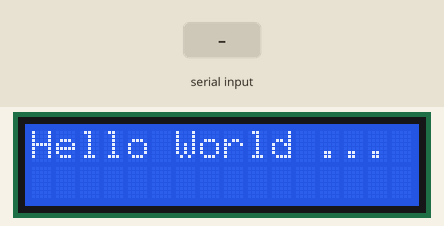
Simulated run of this sketch. Board: Arduino Uno, built with avr-gcc and run on an emulated ATmega328P. On the bench: 16×2 character LCD. The test bench sets the inputs (shaded band).

Above: at 1.2 s.
1.3 s: "]" received over Serial
At 1.8 s:
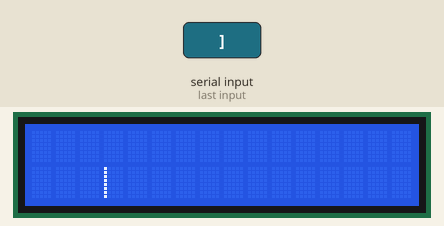
Timing chart, 0 to 4.3 s (numbered marks = the images above; inputs shaded):
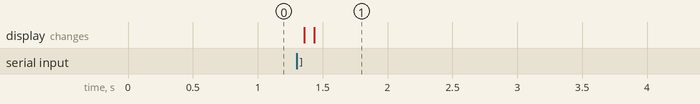

Measured:
- after the input at 1.3 s, the display: first changes after 0.06 s (image 1 shows a later state)

The sketch:

badappleLCD1602.ino
```cpp
#include <Wire.h>
#include <LiquidCrystal_PCF8574.h>
LiquidCrystal_PCF8574 gLCD(0x27);

void setup()
{
    Wire.begin();
    Wire.beginTransmission(0x27);
    Wire.endTransmission();

    gLCD.setBacklight(255);
    Serial.begin(9600);
    gLCD.clear();
    gLCD.begin(16, 2);
    gLCD.home();
    gLCD.print("Hello World ...");
    // 打开，并播放hello world
}

char NewDigit;
char digits[40];
char buffer[8]; //buffer是一个5*8的单元
bool NewInput = false;
bool StartShow = false;
bool CursorMoveOn = false;
bool CursorNewLine = false;

int ls = 0;

void loop()
{

    // CursorMoveOn 确定了进行到第几个5*8单元，通过输入[来启动
    if (CursorMoveOn == true)
    {
        CursorMoveOn = false;
        // gLCD.setCursor(ls,row);
        // gLCD.write('TEST');
        if (ls < 7)
        {
            ls = ls + 1;
            return;
        }
        ls = 0;
        return;
    }

    // make 5*8 matrix
    if (NewInput == false && StartShow == false)
        return;
    if (NewInput == true)
    {
        NewInput = false;
        for (int i = 0; i < 39; i++)
            digits[i] = digits[i + 1];
        digits[39] = NewDigit; //digits中都是‘’的字符形式
    }

    // show 5*8，这部分生成了一个5*8的单元，通过Buffer保存在LCD的ls位置
    if (StartShow == false)
        return;
    StartShow = false;
    for (int i = 0; i < 8; i++)
    {

        buffer[i] = 0 + (digits[i * 5] - '0') * 16 + (digits[i * 5 + 1] - '0') * 8 + (digits[i * 5 + 2] - '0') * 4 + (digits[i * 5 + 3] - '0') * 2 + (digits[i * 5 + 4] - '0') * 1;
        gLCD.createChar(ls, buffer); //将buffer保存到ls
    }

    if (ls == 0) //完成了8个5*8单元时，开始刷新屏幕
    {
        gLCD.clear();
        gLCD.begin(16, 2);
        gLCD.home();
        gLCD.setCursor(0, 0);

        for (int i = 0; i < 4; i++)
        {
            gLCD.write(byte(i + 1));
        }

        gLCD.setCursor(0, 1);
        for (int i = 0; i < 3; i++)
        {
            gLCD.write(byte(i + 5));
        }

        gLCD.write(byte(0));
    }
}

void serialEvent()
{
    if (!Serial.available())
        return;
    NewDigit = (char)Serial.read();
    if ((NewDigit >= '0') && (NewDigit <= '1'))
        NewInput = true;
    if (NewDigit == ']')
        StartShow = true;
    if (NewDigit == '[')
        CursorMoveOn = true;
}
```
